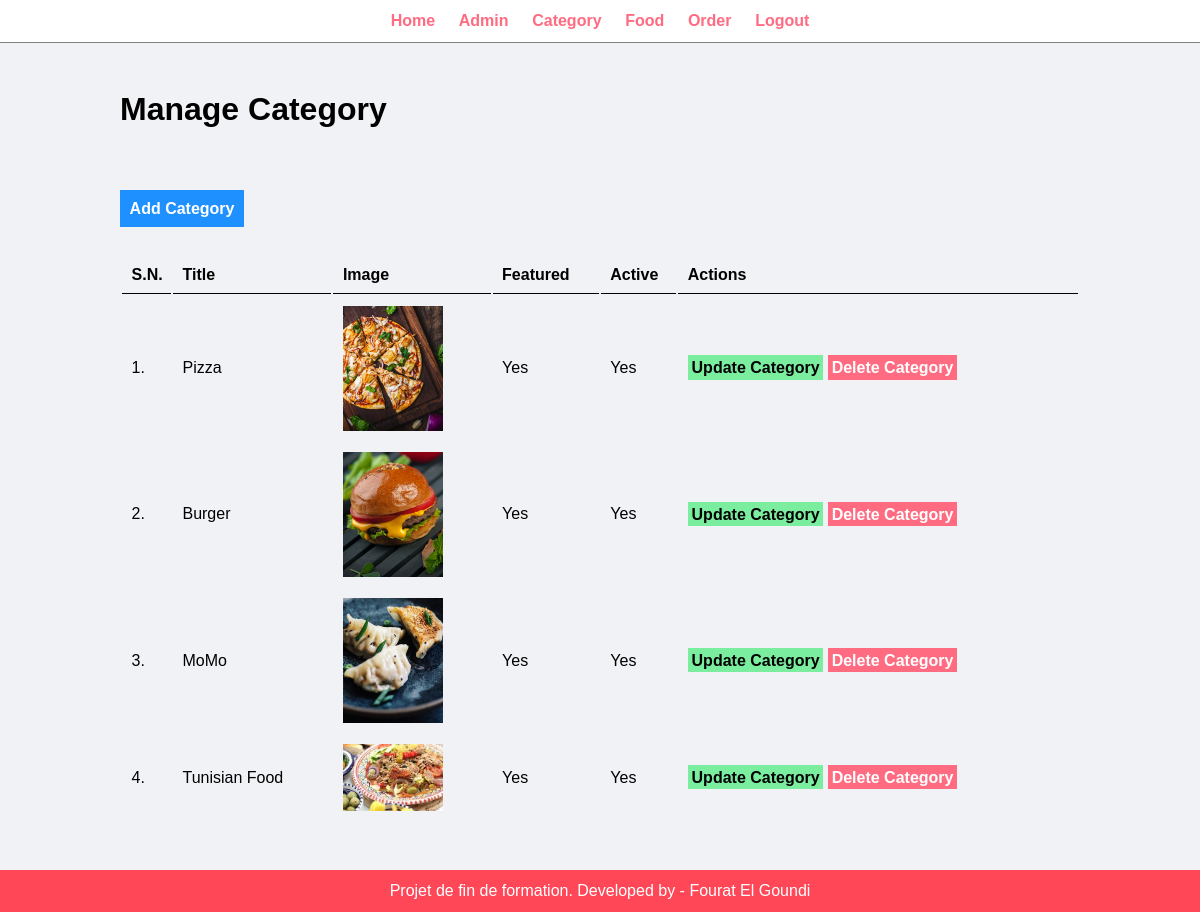
Screenshot of /admin/manage-category.php (signed in) with the database file from the repository.
### tables this page shows
CREATE TABLE `tbl_category` (
  `id` int(10) UNSIGNED NOT NULL,
  `title` varchar(100) NOT NULL,
  `image_name` varchar(255) NOT NULL,
  `featured` varchar(10) NOT NULL,
  `active` varchar(10) NOT NULL
);

### admin/manage-category.php (the view, shortened to what this page needs)
<?php include('partials/menu.php'); ?>
<div class="main-content">
    <div class="wrapper">
        <h1>Manage Category</h1>
        <br /><br />
        <br><br>
                <a href="<?php echo SITEURL; ?>admin/add-category.php" class="btn-primary">Add Category</a>
                <br /><br /><br />
                <table class="tbl-full">
                    <tr>
                        <th>S.N.</th>
                        <th>Title</th>
                        <th>Image</th>
                        <th>Featured</th>
                        <th>Active</th>
                        <th>Actions</th>
                    </tr>
                    <?php
                        $sql = "SELECT * FROM tbl_category";
                        $res = mysqli_query($conn, $sql);
                        $count = mysqli_num_rows($res);
                        $sn=1;
                        if($count>0)
                        {
                            while($row=mysqli_fetch_assoc($res))
                            {
                                $id = $row['id'];
                                $title = $row['title'];
                                $image_name = $row['image_name'];
                                $featured = $row['featured'];
                                $active = $row['active'];
                                ?>
                                    <tr>
                                        <td><?php echo $sn++; ?>. </td>
                                        <td><?php echo $title; ?></td>
                                        <td>
                                            <?php
                                                if($image_name!="")
                                                {
                                                    ?>
                                                    <img src="<?php echo SITEURL; ?>images/category/<?php echo $image_name; ?>" width="100px" >
                                                    <?php
                                                }
                                                else
                                                {
                                                    echo "<div class='error'>Image not Added.</div>";
                                                }
                                            ?>
                                        </td>
                                        <td><?php echo $featured; ?></td>
                                        <td><?php echo $active; ?></td>
                                        <td>
                                            <a href="<?php echo SITEURL; ?>admin/update-category.php?id=<?php echo $id; ?>" class="btn-secondary">Update Category</a>
                                            <a href="<?php echo SITEURL; ?>admin/delete-category.php?id=<?php echo $id; ?>&image_name=<?php echo $image_name; ?>" class="btn-danger">Delete Category</a>
                                        </td>
                                    </tr>
                                <?php
                            }
                        }
                        else
                        {
                            ?>
                            <tr>
                                <td colspan="6"><div class="error">No Category Added.</div></td>
                            </tr>
                            <?php
                        }
                    ?>
                </table>
    </div>
</div>
<?php include('partials/footer.php'); ?>

### css/admin.css (style rules this page uses)
* { margin: 0; padding: 0; font-family: Arial, Helvetica, sans-serif; }
.wrapper { padding: 1%; width: 80%; margin: 0 auto; }
.tbl-full { width: 100%; }
table tr th { border-bottom: 1px solid black; padding: 1%; text-align: left; }
table tr td { padding: 1%; }
.btn-primary { background-color: #1e90ff; padding: 1%; color: white; text-decoration: none; font-weight: bold; }
.btn-secondary { background-color: #7bed9f; padding: 1%; color: black; text-decoration: none; font-weight: bold; }
.btn-danger { background-color: #ff6b81; padding: 1%; color: white; text-decoration: none; font-weight: bold; }
.main-content { background-color: #f1f2f6; padding: 3% 0; }

### rows the page displays
tbl_category: title "Pizza", image_name (picture), featured "Yes", active "Yes"
tbl_category: title "Burger", image_name (picture), featured "Yes", active "Yes"
tbl_category: title "MoMo", image_name (picture), featured "Yes", active "Yes"
tbl_category: title "Tunisian Food", image_name (picture), featured "Yes", active "Yes"
